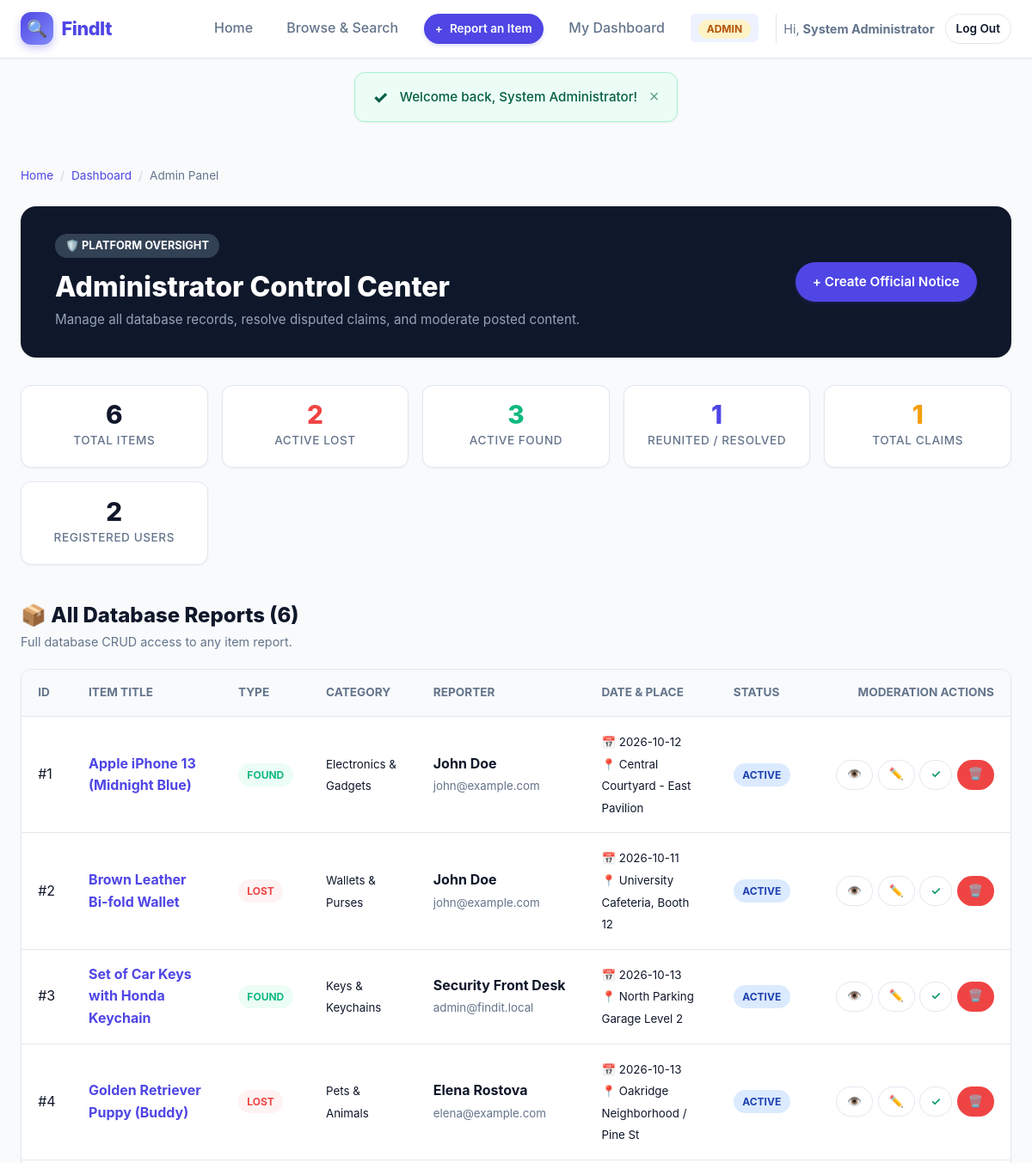
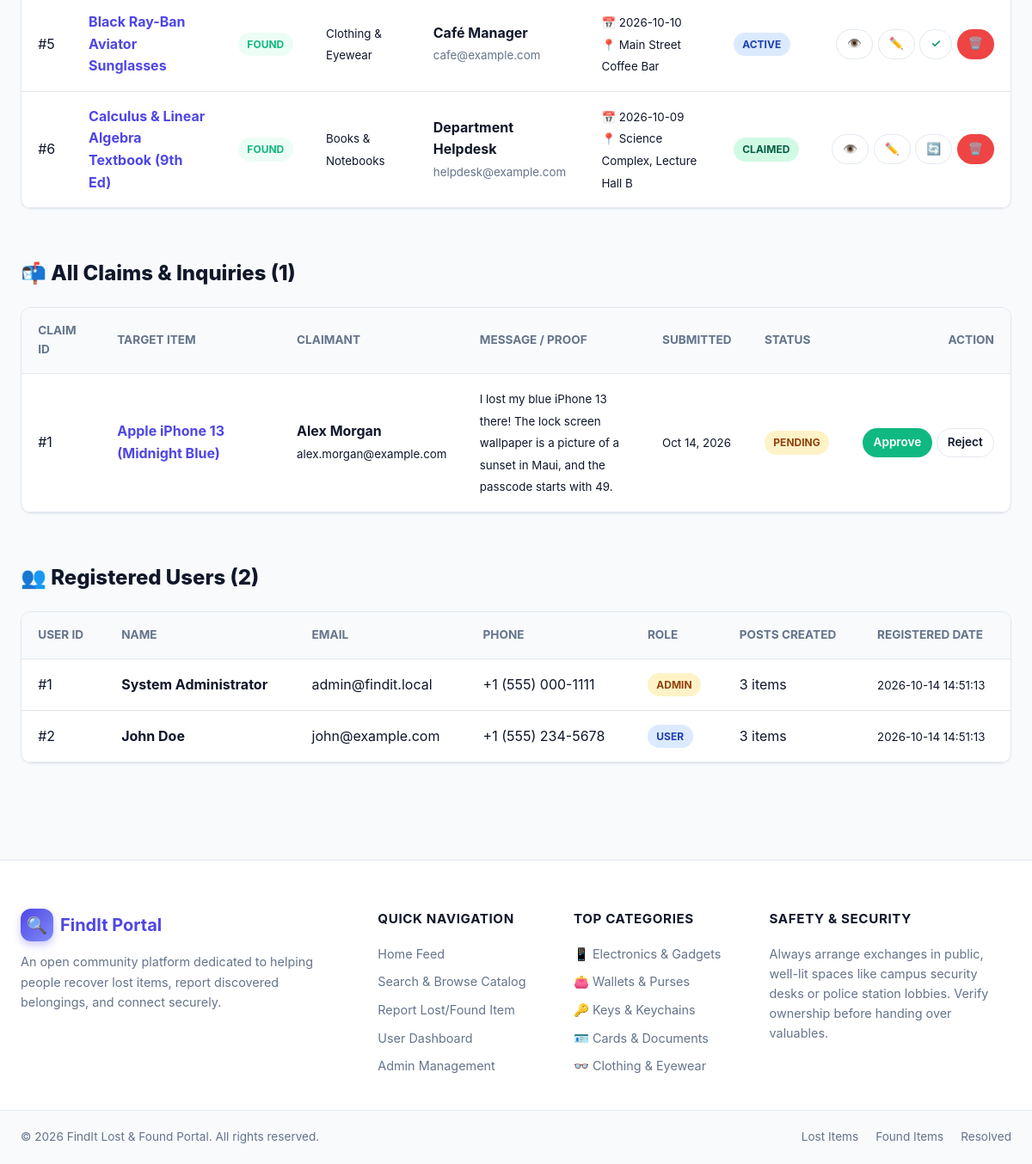
The page /admin.php (signed in) on the database as committed earlier (2 pictures, top to bottom).
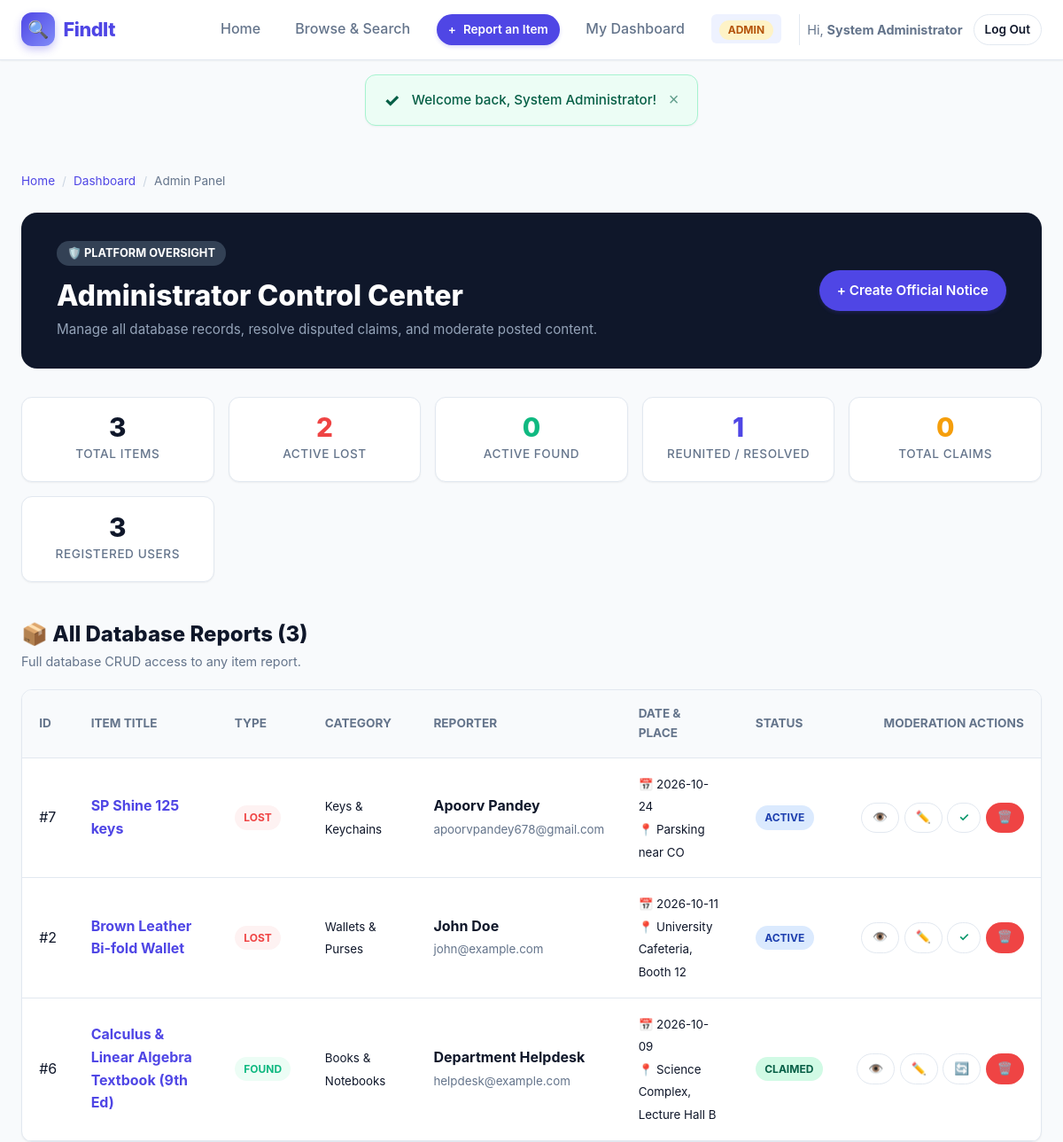
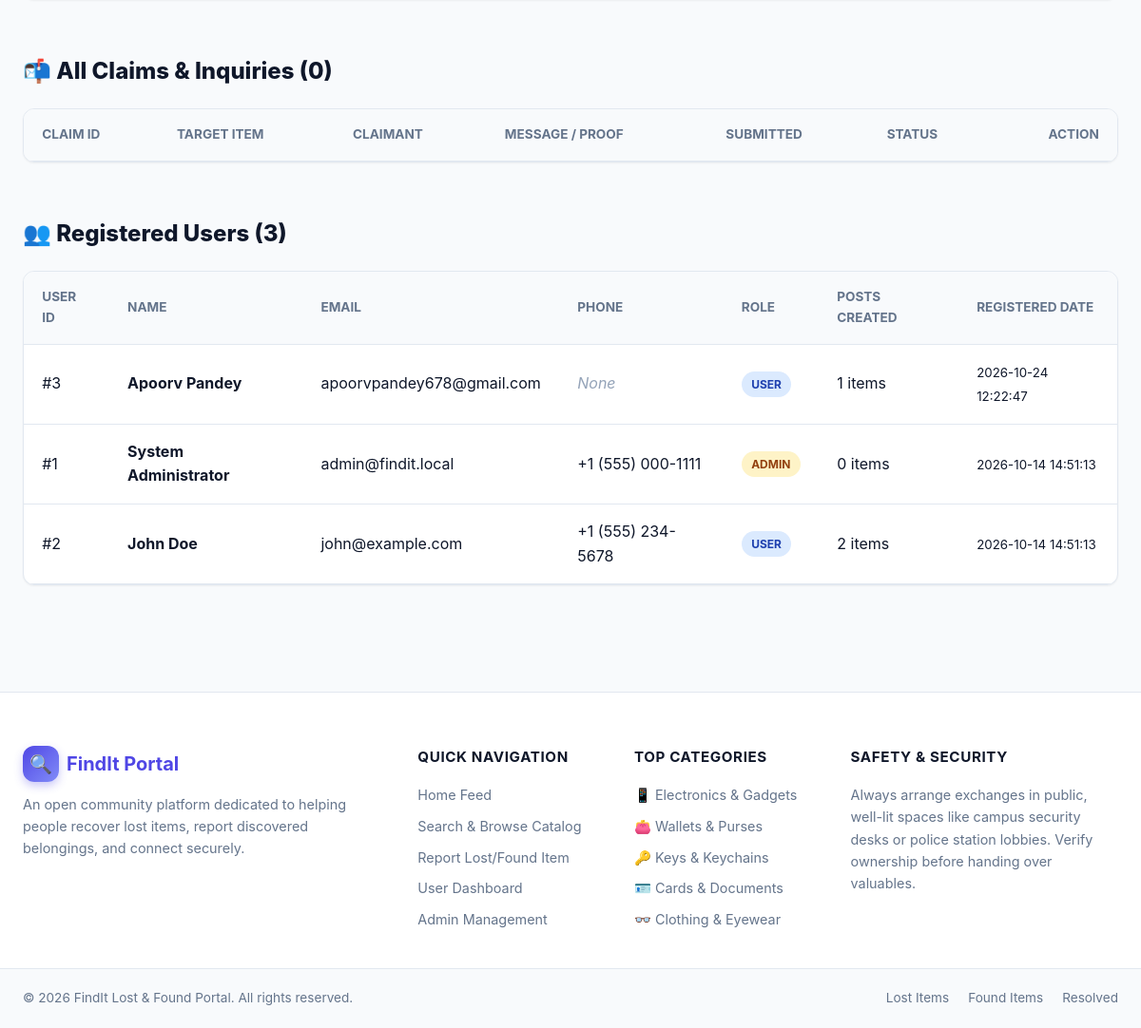
The same page on the database as committed later (2 pictures, top to bottom).
### tables this page shows
CREATE TABLE items (
            id INTEGER PRIMARY KEY AUTOINCREMENT,
            user_id INTEGER,
            type TEXT NOT NULL,               -- 'lost' or 'found'
            title TEXT NOT NULL,
            category TEXT NOT NULL,
            description TEXT NOT NULL,
            location TEXT NOT NULL,
            item_date TEXT NOT NULL,
            image_path TEXT,
            contact_name TEXT NOT NULL,
            contact_email TEXT NOT NULL,
            contact_phone TEXT,
            status TEXT DEFAULT 'active',     -- 'active', 'claimed', 'returned'
            security_secret TEXT NOT NULL,
            created_at DATETIME DEFAULT CURRENT_TIMESTAMP,
            updated_at DATETIME DEFAULT CURRENT_TIMESTAMP,
            FOREIGN KEY (user_id) REFERENCES users(id) ON DELETE SET NULL
        );

CREATE TABLE claims (
            id INTEGER PRIMARY KEY AUTOINCREMENT,
            item_id INTEGER NOT NULL,
            claimant_id INTEGER,
            claimant_name TEXT NOT NULL,
            claimant_email TEXT NOT NULL,
            claimant_phone TEXT,
            claim_message TEXT NOT NULL,
            status TEXT DEFAULT 'pending',    -- 'pending', 'approved', 'rejected'
            created_at DATETIME DEFAULT CURRENT_TIMESTAMP,
            FOREIGN KEY (item_id) REFERENCES items(id) ON DELETE CASCADE,
            FOREIGN KEY (claimant_id) REFERENCES users(id) ON DELETE SET NULL
        );

CREATE TABLE users (
            id INTEGER PRIMARY KEY AUTOINCREMENT,
            name TEXT NOT NULL,
            email TEXT NOT NULL UNIQUE,
            password TEXT NOT NULL,
            role TEXT DEFAULT 'user',
            phone TEXT,
            created_at DATETIME DEFAULT CURRENT_TIMESTAMP
        );

### includes/functions.php (called while the page is built, shortened)
<?php
function generate_csrf_token() {
    return $_SESSION['csrf_token'];
}
function get_categories() {
    return [
        'electronics' => ['label' => 'Electronics & Gadgets', 'icon' => '📱'],
        'wallets'     => ['label' => 'Wallets & Purses',     'icon' => '👛'],
        'keys'        => ['label' => 'Keys & Keychains',     'icon' => '🔑'],
        'documents'   => ['label' => 'Cards & Documents',    'icon' => '🪪'],
        'clothing'    => ['label' => 'Clothing & Eyewear',   'icon' => '👓'],
        'pets'        => ['label' => 'Pets & Animals',       'icon' => '🐾'],
        'books'       => ['label' => 'Books & Notebooks',    'icon' => '📚'],
        'jewelry'     => ['label' => 'Jewelry & Watches',    'icon' => '⌚'],
        'other'       => ['label' => 'Other Belongings',     'icon' => '📦']
    ];
}
function get_category_label($key) {
    $cats = get_categories();
    return $cats[$key]['label'] ?? ucfirst($key);
}
function time_ago($datetime) {
    $time = strtotime($datetime);
    $diff = time() - $time;
    return date('M d, Y', $time);
}

### admin.php (the view, shortened to what the changed rows need)
<?php
require_once __DIR__ . '/includes/header.php';
$pdo = getDbConnection();
$totalUsers = (int)$pdo->query("SELECT COUNT(*) FROM users")->fetchColumn();
$totalItems = (int)$pdo->query("SELECT COUNT(*) FROM items")->fetchColumn();
$activeFound = (int)$pdo->query("SELECT COUNT(*) FROM items WHERE type = 'found' AND status = 'active'")->fetchColumn();
$totalClaims = (int)$pdo->query("SELECT COUNT(*) FROM claims")->fetchColumn();
$allItems = $pdo->query("
    SELECT i.*, u.name as user_account_name
    FROM items i
    LEFT JOIN users u ON i.user_id = u.id
    ORDER BY i.created_at DESC
")->fetchAll();
$allClaims = $pdo->query("
    SELECT c.*, i.title as item_title, i.type as item_type
    FROM claims c
    JOIN items i ON c.item_id = i.id
    ORDER BY c.created_at DESC
")->fetchAll();
$users = $pdo->query("
    SELECT u.*, COUNT(i.id) as item_count
    FROM users u
    LEFT JOIN items i ON u.id = i.user_id
    GROUP BY u.id
    ORDER BY u.created_at DESC
")->fetchAll();
?>
<main class="main-wrapper">
    <div style="background: #0f172a; color: #ffffff; padding: 2rem 2.5rem; border-radius: var(--radius-lg); margin-bottom: 2rem; display: flex; justify-content: space-between; align-items: center; flex-wrap: wrap; gap: 1rem;">
        <div>
            <h1 style="font-size: 2rem; font-weight: 800;">Administrator Control Center</h1>
        </div>
    </div>
    <div style="display: grid; grid-template-columns: repeat(auto-fit, minmax(180px, 1fr)); gap: 1rem; margin-bottom: 2.5rem;">
        <div class="stat-card">
            <span class="stat-number"><?= $totalItems ?></span>
            <span class="stat-label">Total Items</span>
        </div>
        <div class="stat-card">
            <span class="stat-number" style="color: var(--found-color);"><?= $activeFound ?></span>
            <span class="stat-label">Active Found</span>
        </div>
        <div class="stat-card">
            <span class="stat-number" style="color: #f59e0b;"><?= $totalClaims ?></span>
            <span class="stat-label">Total Claims</span>
        </div>
        <div class="stat-card">
            <span class="stat-number"><?= $totalUsers ?></span>
            <span class="stat-label">Registered Users</span>
        </div>
    </div>
    <div style="margin-bottom: 3.5rem;">
        <div style="display: flex; justify-content: space-between; align-items: center; margin-bottom: 1.25rem;">
            <div>
                <h2 style="font-size: 1.5rem; font-weight: 800;">📦 All Database Reports (<?= count($allItems) ?>)</h2>
                <p style="color: var(--text-muted); font-size: 0.9rem;">Full database CRUD access to any item report.</p>
            </div>
        </div>
        <div class="table-container">
            <table class="data-table">
                <thead>
                    <tr>
                        <th>ID</th>
                        <th>Item Title</th>
                        <th>Type</th>
                        <th>Category</th>
                        <th>Reporter</th>
                        <th>Date &amp; Place</th>
                        <th>Status</th>
                        <th style="text-align: right;">Moderation Actions</th>
                    </tr>
                </thead>
                <tbody>
                    <?php foreach ($allItems as $it): ?>
                        <tr>
                            <td>#<?= $it['id'] ?></td>
                            <td>
                                <a href="item.php?id=<?= $it['id'] ?>" style="font-weight: 700; color: var(--primary);">
                                    <?= htmlspecialchars($it['title']) ?>
                                </a>
                            </td>
                            <td>
                                <span class="status-pill" style="<?= ($it['type'] === 'lost') ? 'background: var(--lost-light); color: var(--lost-color);' : 'background: var(--found-light); color: var(--found-color);' ?>">
                                    <?= ucfirst($it['type']) ?>
                                </span>
                            </td>
                            <td><small><?= htmlspecialchars(get_category_label($it['category'])) ?></small></td>
                            <td>
                                <strong><?= htmlspecialchars($it['contact_name']) ?></strong><br>
                                <small style="color: var(--text-muted);"><?= htmlspecialchars($it['contact_email']) ?></small>
                            </td>
                            <td>
                                <small>📅 <?= htmlspecialchars($it['item_date']) ?><br>📍 <?= htmlspecialchars($it['location']) ?></small>
                            </td>
                            <td>
                                <span class="status-pill status-<?= ($it['status'] === 'active') ? 'active' : 'returned' ?>">
                                    <?= ucfirst($it['status']) ?>
                                </span>
                            </td>
                            <td style="text-align: right; white-space: nowrap;">
                                <div style="display: inline-flex; gap: 0.35rem;">
                                    <a href="item.php?id=<?= $it['id'] ?>" class="btn btn-secondary btn-sm" title="View details">👁️</a>
                                    <a href="edit_item.php?id=<?= $it['id'] ?>" class="btn btn-secondary btn-sm" title="Edit item">✏️</a>
                                    <?php if ($it['status'] === 'active'): ?>
                                        <a href="update_status.php?id=<?= $it['id'] ?>&status=claimed&csrf=<?= generate_csrf_token() ?>" class="btn btn-secondary btn-sm" style="color: #059669;" title="Mark as resolved">✓</a>
                                    <?php else: ?>
                                        <a href="update_status.php?id=<?= $it['id'] ?>&status=active&csrf=<?= generate_csrf_token() ?>" class="btn btn-secondary btn-sm" title="Reactivate">🔄</a>
                                    <?php endif; ?>
                                    <a href="delete_item.php?id=<?= $it['id'] ?>&csrf=<?= generate_csrf_token() ?>" class="btn btn-danger btn-sm confirm-delete" data-title="<?= htmlspecialchars($it['title']) ?>" title="Delete permanently">🗑️</a>
                                </div>
                            </td>
                        </tr>
                    <?php endforeach; ?>
                </tbody>
            </table>
        </div>
    </div>
    <div style="margin-bottom: 3.5rem;">
        <h2 style="font-size: 1.5rem; font-weight: 800; margin-bottom: 1.25rem;">📬 All Claims &amp; Inquiries (<?= count($allClaims) ?>)</h2>
        <div class="table-container">
            <table class="data-table">
                <thead>
                    <tr>
                        <th>Claim ID</th>
                        <th>Target Item</th>
                        <th>Claimant</th>
                        <th>Message / Proof</th>
                        <th>Submitted</th>
                        <th>Status</th>
                        <th style="text-align: right;">Action</th>
                    </tr>
                </thead>
                <tbody>
                    <?php foreach ($allClaims as $cl): ?>
                        <tr>
                            <td>#<?= $cl['id'] ?></td>
                            <td>
                                <a href="item.php?id=<?= $cl['item_id'] ?>" style="font-weight: 700; color: var(--primary);">
                                    <?= htmlspecialchars($cl['item_title']) ?>
                                </a>
                            </td>
                            <td>
                                <strong><?= htmlspecialchars($cl['claimant_name']) ?></strong><br>
                                <small><a href="mailto:<?= htmlspecialchars($cl['claimant_email']) ?>"><?= htmlspecialchars($cl['claimant_email']) ?></a></small>
                            </td>
                            <td style="max-width: 300px;">
                                <small><?= htmlspecialchars($cl['claim_message']) ?></small>
                            </td>
                            <td><small><?= time_ago($cl['created_at']) ?></small></td>
                            <td>
                                <span class="status-pill status-<?= ($cl['status'] === 'approved') ? 'returned' : (($cl['status'] === 'rejected') ? 'active' : 'claimed') ?>">
                                    <?= ucfirst($cl['status']) ?>
                                </span>
                            </td>
                            <td style="text-align: right; white-space: nowrap;">
                                <?php if ($cl['status'] === 'pending'): ?>
                                    <a href="update_status.php?claim_id=<?= $cl['id'] ?>&claim_status=approved&csrf=<?= generate_csrf_token() ?>" class="btn btn-success btn-sm">Approve</a>
                                    <a href="update_status.php?claim_id=<?= $cl['id'] ?>&claim_status=rejected&csrf=<?= generate_csrf_token() ?>" class="btn btn-secondary btn-sm">Reject</a>
                                <?php else: ?>
                                    <small style="color: var(--text-muted);"><?= ucfirst($cl['status']) ?></small>
                                <?php endif; ?>
                            </td>
                        </tr>
                    <?php endforeach; ?>
                </tbody>
            </table>
        </div>
    </div>
    <div>
        <h2 style="font-size: 1.5rem; font-weight: 800; margin-bottom: 1.25rem;">👥 Registered Users (<?= count($users) ?>)</h2>
        <div class="table-container">
            <table class="data-table">
                <thead>
                    <tr>
                        <th>User ID</th>
                        <th>Name</th>
                        <th>Email</th>
                        <th>Phone</th>
                        <th>Role</th>
                        <th>Posts Created</th>
                        <th>Registered Date</th>
                    </tr>
                </thead>
                <tbody>
                    <?php foreach ($users as $u): ?>
                        <tr>
                            <td>#<?= $u['id'] ?></td>
                            <td><strong><?= htmlspecialchars($u['name']) ?></strong></td>
                            <td><?= htmlspecialchars($u['email']) ?></td>
                            <td><?= !empty($u['phone']) ? htmlspecialchars($u['phone']) : '<em style="color:#94a3b8;">None</em>' ?></td>
                            <td>
                                <span class="status-pill <?= ($u['role'] === 'admin') ? 'status-claimed' : 'status-active' ?>">
                                    <?= ucfirst($u['role']) ?>
                                </span>
                            </td>
                            <td><?= $u['item_count'] ?> items</td>
                            <td><small><?= htmlspecialchars($u['created_at']) ?></small></td>
                        </tr>
                    <?php endforeach; ?>
                </tbody>
            </table>
        </div>
    </div>
</main>
<?php require_once __DIR__ . '/includes/footer.php'; ?>

### includes/footer.php (shortened to what the changed rows need)
<?php
$categories = get_categories();
?>
    <footer class="footer">
        <div class="footer-top">
            <div class="footer-col">
                <ul class="footer-links">
                    <?php
                    $counter = 0;
                    foreach ($categories as $slug => $cat):
                        if (++$counter > 5) break;
                    ?>
                        <li>
                            <a href="browse.php?category=<?= urlencode($slug) ?>">
                                <?= $cat['icon'] ?> <?= htmlspecialchars($cat['label']) ?>
                            </a>
                        </li>
                    <?php endforeach; ?>
                </ul>
            </div>
        </div>
    </footer>
</body>
</html>

Rows that differ between the two databases and show on the page:
removed items: id "1", title "Apple iPhone 13 (Midnight Blue)", type "FOUND", category "Electronics & Gadgets", contact_name "John Doe", contact_email "john@example.com", item_date "2026-10-12", location "Central Courtyard - East Pavilion", status "ACTIVE"
removed items: id "3", title "Set of Car Keys with Honda Keychain", type "FOUND", category "Keys & Keychains", contact_name "Security Front Desk", contact_email "admin@findit.local", item_date "2026-10-13", location "North Parking Garage Level 2", status "ACTIVE"
removed items: id "4", title "Golden Retriever Puppy (Buddy)", type "LOST", category "Pets & Animals", contact_name "Elena Rostova", contact_email "elena@example.com", item_date "2026-10-13", location "Oakridge Neighborhood / Pine St", status "ACTIVE"
removed items: id "5", title "Black Ray-Ban Aviator Sunglasses", type "FOUND", category "Clothing & Eyewear", contact_name "Café Manager", contact_email "cafe@example.com", item_date "2026-10-10", location "Main Street Coffee Bar", status "ACTIVE"
removed claims: id "1", item.title "Apple iPhone 13 (Midnight Blue)", claimant_name "Alex Morgan", claimant_email "alex.morgan@example.com", claim_message "I lost my blue iPhone 13 there! The lock screen wallpaper is a picture of a sunset in Maui, and the passcode starts with 49.", created_at "Oct 14, 2026", status "PENDING"
added items: id "7", title "SP Shine 125 keys", type "LOST", category "Keys & Keychains", contact_name "Apoorv Pandey", contact_email "apoorvpandey678@gmail.com", item_date "2026-10-24", location "Parsking near CO", status "ACTIVE"
added users: id "3", name "Apoorv Pandey", email "apoorvpandey678@gmail.com", phone "None", role "USER", item_count "1", created_at "2026-10-24 12:22:47"
computed for users "System Administrator": item_count "3" → "0"
computed for users "John Doe": item_count "3" → "2"
Other text that changed with them:
$totalItems: "6" → "3"
$activeFound: "3" → "0"
$totalClaims: "1" → "0"
$totalUsers: "2" → "3"
count($allItems): "6" → "3"
count($allClaims): "1" → "0"
count($users): "2" → "3"
